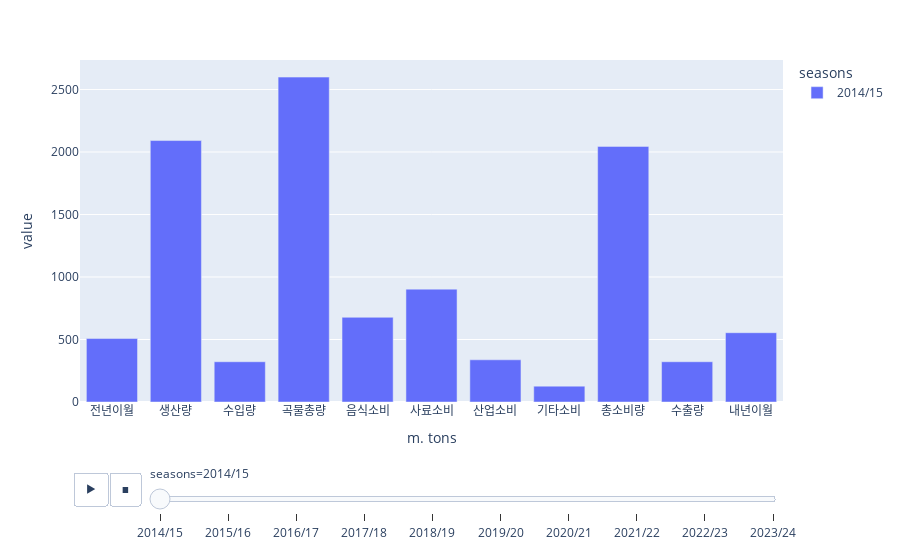

The notebook cell this image was saved under:
### Code cell
fig = px.bar(grain_world,
            animation_frame='seasons')
fig.show()

### Figure 1 — Plotly figure (JSON) as saved in the notebook; plotly's stock layout.template omitted (floating-point values rounded to 4 significant figures)
{"data": [{"alignmentgroup": "True", "hovertemplate": "seasons=2014/15<br>m. tons=%{x}<br>value=%{y}<extra></extra>", "legendgroup": "2014/15", "marker": {"color": "#636efa", "pattern": {"shape": ""}}, "name": "2014/15", "offsetgroup": "2014/15", "orientation": "v", "showlegend": true, "textposition": "auto", "type": "bar", "x": ["전년이월", "생산량", "수입량", "곡물총량", "음식소비", "사료소비", "산업소비", "기타소비", "총소비량", "수출량", "내년이월"], "xaxis": "x", "y": [507.7, 2092.0, 322.1, 2599.0, 677.5, 902.9, 337.6, 126.9, 2045.0, 322.1, 554.3], "yaxis": "y"}], "layout": {"barmode": "relative", "legend": {"title": {"text": "seasons"}, "tracegroupgap": 0}, "margin": {"t": 60}, "sliders": [{"active": 0, "currentvalue": {"prefix": "seasons="}, "len": 0.9, "pad": {"b": 10, "t": 60}, "steps": [{"args": [["2014/15"], {"frame": {"duration": 0, "redraw": true}, "fromcurrent": true, "mode": "immediate", "transition": {"duration": 0, "easing": "linear"}}], "label": "2014/15", "method": "animate"}, {"args": [["2015/16"], {"frame": {"duration": 0, "redraw": true}, "fromcurrent": true, "mode": "immediate", "transition": {"duration": 0, "easing": "linear"}}], "label": "2015/16", "method": "animate"}, {"args": [["2016/17"], {"frame": {"duration": 0, "redraw": true}, "fromcurrent": true, "mode": "immediate", "transition": {"duration": 0, "easing": "linear"}}], "label": "2016/17", "method": "animate"}, {"args": [["2017/18"], {"frame": {"duration": 0, "redraw": true}, "fromcurrent": true, "mode": "immediate", "transition": {"duration": 0, "easing": "linear"}}], "label": "2017/18", "method": "animate"}, {"args": [["2018/19"], {"frame": {"duration": 0, "redraw": true}, "fromcurrent": true, "mode": "immediate", "transition": {"duration": 0, "easing": "linear"}}], "label": "2018/19", "method": "animate"}, {"args": [["2019/20"], {"frame": {"duration": 0, "redraw": true}, "fromcurrent": true, "mode": "immediate", "transition": {"duration": 0, "easing": "linear"}}], "label": "2019/20", "method": "animate"}, {"args": [["2020/21"], {"frame": {"duration": 0, "redraw": true}, "fromcurrent": true, "mode": "immediate", "transition": {"duration": 0, "easing": "linear"}}], "label": "2020/21", "method": "animate"}, {"args": [["2021/22"], {"frame": {"duration": 0, "redraw": true}, "fromcurrent": true, "mode": "immediate", "transition": {"duration": 0, "easing": "linear"}}], "label": "2021/22", "method": "animate"}, {"args": [["2022/23"], {"frame": {"duration": 0, "redraw": true}, "fromcurrent": true, "mode": "immediate", "transition": {"duration": 0, "easing": "linear"}}], "label": "2022/23", "method": "animate"}, {"args": [["2023/24"], {"frame": {"duration": 0, "redraw": true}, "fromcurrent": true, "mode": "immediate", "transition": {"duration": 0, "easing": "linear"}}], "label": "2023/24", "method": "animate"}], "x": 0.1, "xanchor": "left", "y": 0, "yanchor": "top"}], "updatemenus": [{"buttons": [{"args": [null, {"frame": {"duration": 500, "redraw": true}, "fromcurrent": true, "mode": "immediate", "transition": {"duration": 500, "easing": "linear"}}], "label": "&#9654;", "method": "animate"}, {"args": [[null], {"frame": {"duration": 0, "redraw": true}, "fromcurrent": true, "mode": "immediate", "transition": {"duration": 0, "easing": "linear"}}], "label": "&#9724;", "method": "animate"}], "direction": "left", "pad": {"r": 10, "t": 70}, "showactive": false, "type": "buttons", "x": 0.1, "xanchor": "right", "y": 0, "yanchor": "top"}], "xaxis": {"anchor": "y", "domain": [0, 1], "title": {"text": "m. tons"}}, "yaxis": {"anchor": "x", "domain": [0, 1], "title": {"text": "value"}}}}
